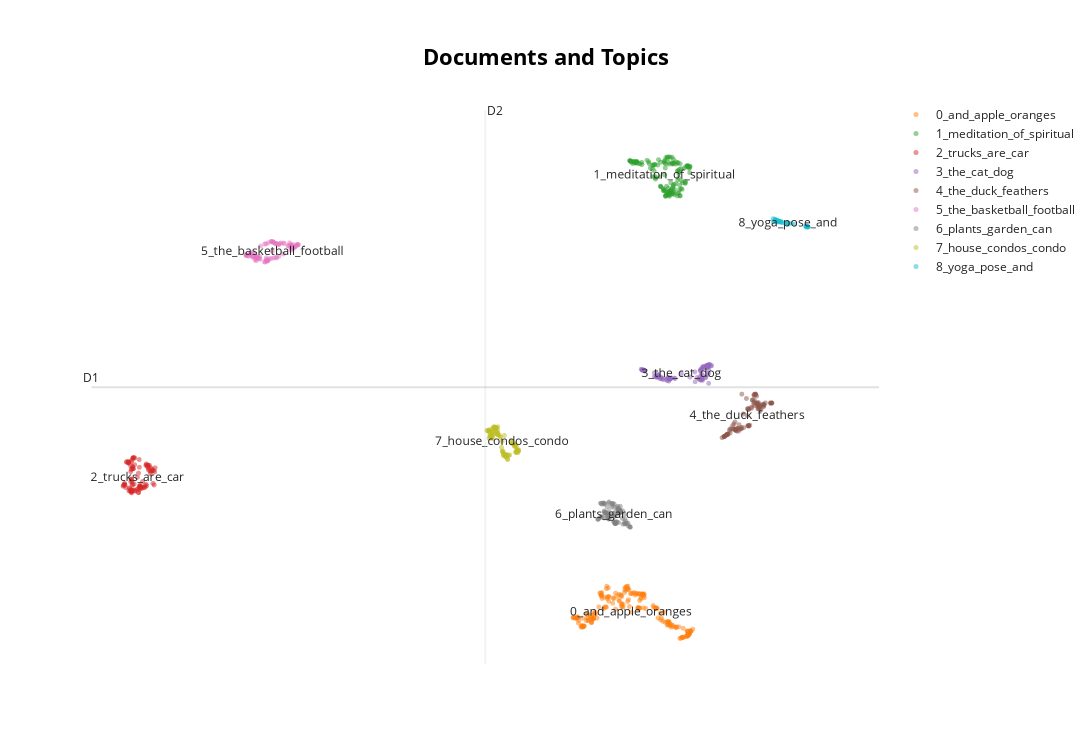

Here is the notebook cell this chart was saved with:
### Code cell
topic_model.visualize_documents(texts)
